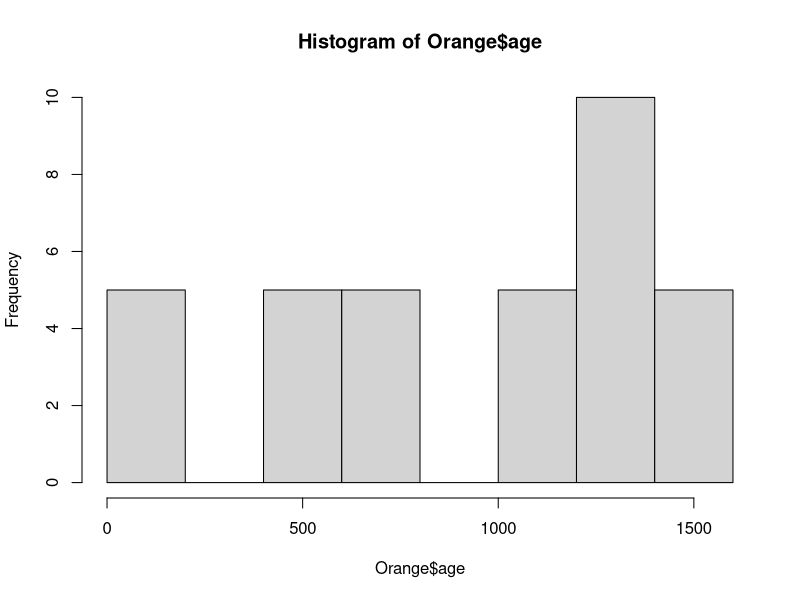

This chart was generated by the following R code:
## ---- chunk 1

# Activamos la libreria:
library(dplyr)

# Observamos el set de datos disponible en R:
data()


datos <- Orange

hist(Orange$age)

names(datos)

#Cambiamos el nombre del campo "Tree" por "arboles":
datos1 <- rename(Orange, arboles = Tree)

names(datos1)
